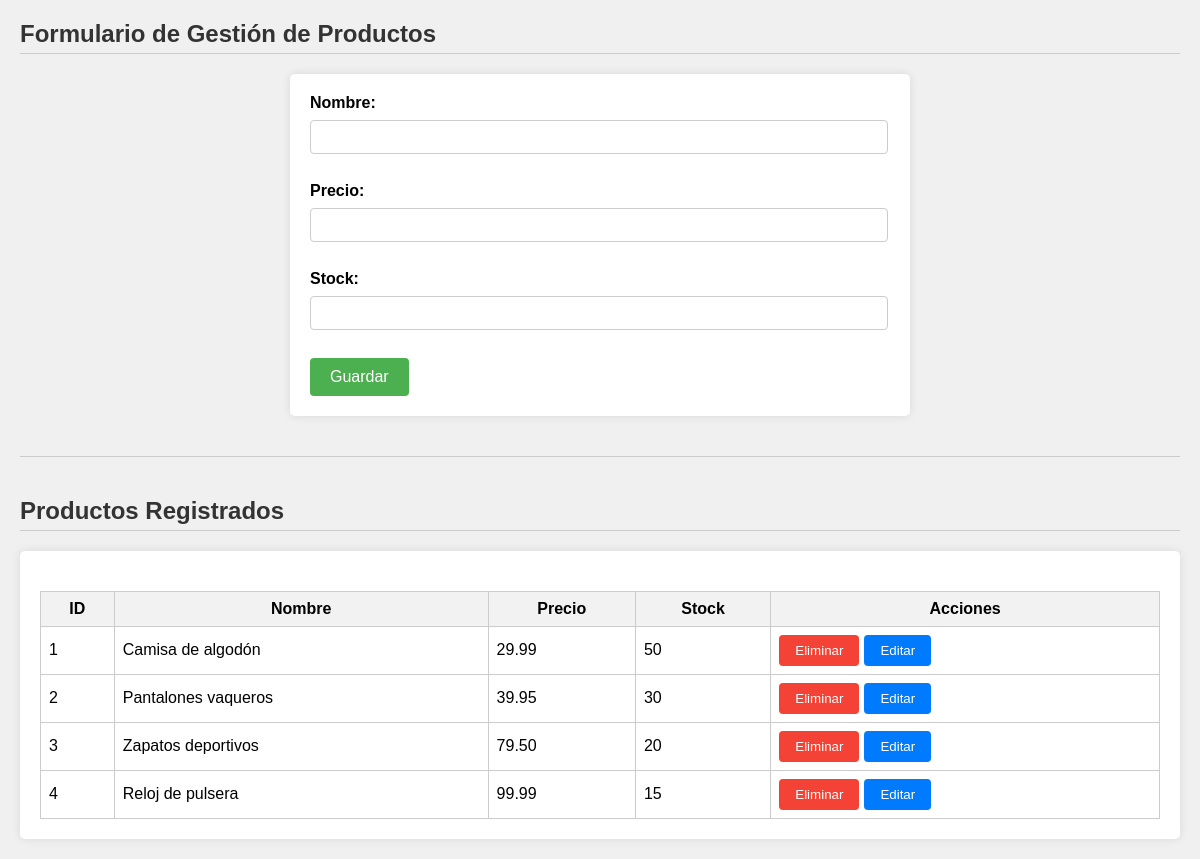
The app's page /formulario_producto.php with its own data.
### tables this page shows
CREATE TABLE `productos` (
  `id` int(11) NOT NULL,
  `nombre` varchar(100) NOT NULL,
  `descripcion` text DEFAULT NULL,
  `precio` decimal(10,2) NOT NULL,
  `stock` int(11) NOT NULL DEFAULT 0,
  `fecha_creacion` timestamp NOT NULL DEFAULT current_timestamp()
);

### mostrar_productos.php (the view, shortened to what this page needs)
<?php
$servername = "localhost";
$username = "root";
$password = "";
$database = "crud_ejemplo";
$conn = new mysqli($servername, $username, $password, $database);
$sql = "SELECT id, nombre, precio, stock FROM productos";
$result = $conn->query($sql);
if ($result->num_rows > 0) {
    echo "<table>";
    echo "<tr><th>ID</th><th>Nombre</th><th>Precio</th><th>Stock</th><th>Acciones</th></tr>";
    while($row = $result->fetch_assoc()) {
        echo "<tr>";
        echo "<td>".$row["id"]."</td>";
        echo "<td>".$row["nombre"]."</td>";
        echo "<td>".$row["precio"]."</td>";
        echo "<td>".$row["stock"]."</td>";
        echo "<td>";
        echo "<button class='eliminar-btn btn-red' data-id='".$row["id"]."'>Eliminar</button>";
        echo "<button class='editar-btn btn-blue' data-id='".$row["id"]."'>Editar</button>";
        echo "</td>";
        echo "</tr>";
    }
    echo "</table>";
} else {
    echo "No se encontraron productos";
}
?>

### formulario_producto.php (shortened to what this page needs)
<!DOCTYPE html>
<html lang="es">
<head>
</head>
<body>
    <h2>Formulario de Gestión de Productos</h2>
    <form id="formulario">
        <label for="nombre">Nombre:</label>
        <input type="text" id="nombre" name="nombre" required><br><br>
        <label for="precio">Precio:</label>
        <input type="number" id="precio" name="precio" min="0" step="0.01" required><br><br>
        <label for="stock">Stock:</label>
        <input type="number" id="stock" name="stock" min="0" required><br><br>
        <input type="submit" value="Guardar">
    </form>
    <hr>
    <h2>Productos Registrados</h2>
    <div id="tablaProductos">
        <?php include 'mostrar_productos.php'; ?>
    </div>
</body>
</html>

### formulario_producto.php (style rules this page uses)
body { font-family: Arial, sans-serif; background-color: #f0f0f0; margin: 20px; }
h2 { color: #333; border-bottom: 1px solid #ccc; padding-bottom: 5px; }
form { background-color: #fff; padding: 20px; border-radius: 5px; box-shadow: 0 0 10px rgba(0,0,0,0.1); width: 50%; margin: 0 auto; }
label { display: block; margin-bottom: 8px; font-weight: bold; }
input[type="text"], input[type="number"] { width: calc(100% - 20px); padding: 8px; margin-bottom: 10px; border: 1px solid #ccc; border-radius: 4px; font-size: 14px; }
input[type="submit"] { background-color: #4CAF50; color: white; padding: 10px 20px; border: none; border-radius: 4px; cursor: pointer; font-size: 16px; }
#tablaProductos { margin-top: 20px; background-color: #fff; padding: 20px; border-radius: 5px; box-shadow: 0 0 10px rgba(0,0,0,0.1); }
table { width: 100%; border-collapse: collapse; margin-top: 20px; }
table, th, td { border: 1px solid #ccc; padding: 8px; }
th { background-color: #f2f2f2; font-weight: bold; }
hr { margin-top: 40px; margin-bottom: 40px; border: 0; border-top: 1px solid #ccc; }
.eliminar-btn, .editar-btn { background-color: #007bff; color: white; border: none; padding: 8px 16px; cursor: pointer; border-radius: 4px; text-decoration: none; margin-right: 5px; transition: background-color 0.3s ease; }
.btn-red { background-color: #f44336; }
.btn-blue { background-color: #007bff; }

### records on screen
productos: id "1", nombre "Camisa de algodón", precio "29.99", stock "50"
productos: id "2", nombre "Pantalones vaqueros", precio "39.95", stock "30"
productos: id "3", nombre "Zapatos deportivos", precio "79.50", stock "20"
productos: id "4", nombre "Reloj de pulsera", precio "99.99", stock "15"
